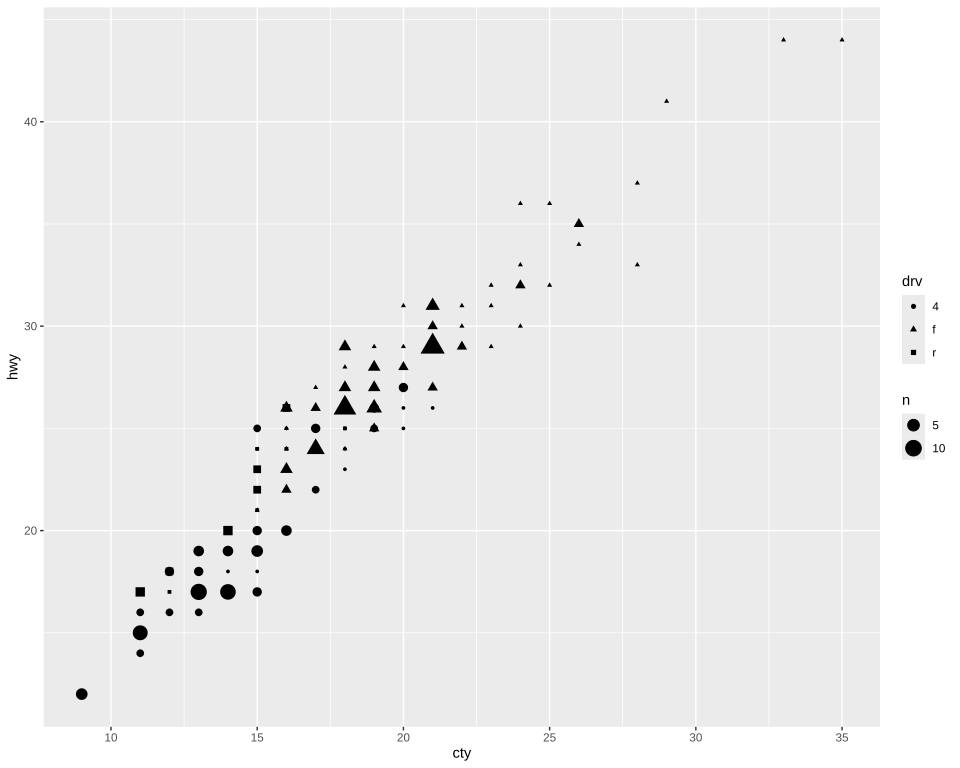

Generate this figure with R:
# The plot test/golden/count_shape.svg draws, drawn by ggplot2 itself, as ggplot2's own visual tests
# draw their snapshots: the independent check on that golden whenever it changes. The suite
# never runs this; it needs R, ggplot2 and vdiffr, saved as the Docker image
# giggly-r:ggplot2-4.0.3. From the repository's root:
#
#   docker run --rm -v "$PWD/test/golden":/golden:ro giggly-r:ggplot2-4.0.3 \
#     Rscript /golden/count_shape.R > count_shape.ggplot2.svg
#
# and compare the two drawings element by element, as test/golden/point.R describes.
#
# Counts shaped by drive train: a point for each drive train at each pair of mileages, the shape
# legend above the size legend, which ggplot2 orders by a hash, so guides() orders them as Giggly
# does, by their aesthetics' names.
# First checked with ggplot2 4.0.3 and vdiffr 1.0.9: every element matches, the x axis drawn before
# the y as test/golden/point.R describes, and every clip path.

library(ggplot2)

plot <- ggplot(mpg, aes(cty, hwy, shape = drv)) +
  geom_count() +
  guides(shape = guide_legend(order = 1), size = guide_legend(order = 2)) +
  theme_gray()

file <- tempfile(fileext = ".svg")
suppressWarnings(vdiffr::write_svg(plot, file))
cat(readLines(file), sep = "\n")
